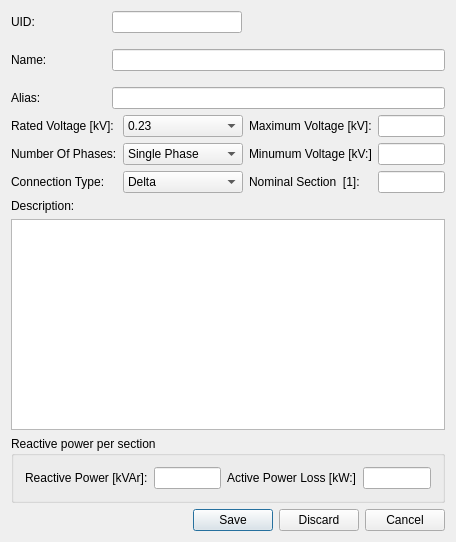
<?xml version="1.0" encoding="UTF-8"?>
<ui version="4.0">
 <class>Capacitor</class>
 <widget class="QDialog" name="Capacitor">
  <property name="geometry">
   <rect>
    <x>0</x>
    <y>0</y>
    <width>456</width>
    <height>542</height>
   </rect>
  </property>
  <property name="windowTitle">
   <string>Capacitor</string>
  </property>
  <layout class="QVBoxLayout" name="verticalLayout">
   <item>
    <layout class="QGridLayout" name="gridLayout">
     <property name="sizeConstraint">
      <enum>QLayout::SetDefaultConstraint</enum>
     </property>
     <property name="horizontalSpacing">
      <number>65</number>
     </property>
     <property name="verticalSpacing">
      <number>16</number>
     </property>
     <item row="1" column="0" colspan="2">
      <widget class="QLabel" name="capacitor_Name_label">
       <property name="text">
        <string>Name:</string>
       </property>
      </widget>
     </item>
     <item row="2" column="0" colspan="2">
      <widget class="QLabel" name="capacitor_Alias_label">
       <property name="text">
        <string>Alias:</string>
       </property>
      </widget>
     </item>
     <item row="0" column="0" colspan="2">
      <widget class="QLabel" name="capacitor_Id_label">
       <property name="text">
        <string>UID:</string>
       </property>
      </widget>
     </item>
     <item row="0" column="2">
      <widget class="QLineEdit" name="capacitorID_lineEdit">
       <property name="sizePolicy">
        <sizepolicy hsizetype="Fixed" vsizetype="Fixed">
         <horstretch>0</horstretch>
         <verstretch>0</verstretch>
        </sizepolicy>
       </property>
       <property name="maximumSize">
        <size>
         <width>130</width>
         <height>16777215</height>
        </size>
       </property>
       <property name="layoutDirection">
        <enum>Qt::LeftToRight</enum>
       </property>
       <property name="inputMethodHints">
        <set>Qt::ImhNone</set>
       </property>
       <property name="inputMask">
        <string/>
       </property>
       <property name="frame">
        <bool>true</bool>
       </property>
       <property name="echoMode">
        <enum>QLineEdit::Normal</enum>
       </property>
       <property name="dragEnabled">
        <bool>false</bool>
       </property>
       <property name="readOnly">
        <bool>false</bool>
       </property>
       <property name="clearButtonEnabled">
        <bool>false</bool>
       </property>
      </widget>
     </item>
     <item row="1" column="2">
      <widget class="QLineEdit" name="capacitorName_lineEdit">
       <property name="layoutDirection">
        <enum>Qt::RightToLeft</enum>
       </property>
      </widget>
     </item>
     <item row="2" column="2">
      <widget class="QLineEdit" name="capacitorAlias_lineEdit">
       <property name="layoutDirection">
        <enum>Qt::RightToLeft</enum>
       </property>
      </widget>
     </item>
    </layout>
   </item>
   <item>
    <layout class="QGridLayout" name="gridLayout_2">
     <item row="0" column="0">
      <widget class="QLabel" name="label_18">
       <property name="text">
        <string>Rated Voltage [kV]:</string>
       </property>
      </widget>
     </item>
     <item row="0" column="1">
      <widget class="QComboBox" name="capacitorRatedVoltage_comboBox">
       <property name="editable">
        <bool>false</bool>
       </property>
       <property name="currentText">
        <string>0.23</string>
       </property>
       <item>
        <property name="text">
         <string>0.23</string>
        </property>
       </item>
       <item>
        <property name="text">
         <string>0.40</string>
        </property>
       </item>
       <item>
        <property name="text">
         <string>0.42</string>
        </property>
       </item>
       <item>
        <property name="text">
         <string>0.52</string>
        </property>
       </item>
       <item>
        <property name="text">
         <string>3.00</string>
        </property>
       </item>
       <item>
        <property name="text">
         <string>6.00</string>
        </property>
       </item>
       <item>
        <property name="text">
         <string>6.30</string>
        </property>
       </item>
       <item>
        <property name="text">
         <string>10.00</string>
        </property>
       </item>
       <item>
        <property name="text">
         <string>10.38</string>
        </property>
       </item>
       <item>
        <property name="text">
         <string>10.50</string>
        </property>
       </item>
       <item>
        <property name="text">
         <string>11.00</string>
        </property>
       </item>
       <item>
        <property name="text">
         <string>13.00</string>
        </property>
       </item>
       <item>
        <property name="text">
         <string>20.00</string>
        </property>
       </item>
       <item>
        <property name="text">
         <string>20.50</string>
        </property>
       </item>
       <item>
        <property name="text">
         <string>33.00</string>
        </property>
       </item>
       <item>
        <property name="text">
         <string>35.00</string>
        </property>
       </item>
       <item>
        <property name="text">
         <string>36.75</string>
        </property>
       </item>
       <item>
        <property name="text">
         <string>66.00</string>
        </property>
       </item>
       <item>
        <property name="text">
         <string>110.00</string>
        </property>
       </item>
       <item>
        <property name="text">
         <string>132.00</string>
        </property>
       </item>
       <item>
        <property name="text">
         <string>220.00</string>
        </property>
       </item>
       <item>
        <property name="text">
         <string>400.00</string>
        </property>
       </item>
      </widget>
     </item>
     <item row="0" column="2">
      <widget class="QLabel" name="label_4">
       <property name="text">
        <string>Maximum Voltage [kV]:</string>
       </property>
      </widget>
     </item>
     <item row="0" column="3">
      <widget class="QLineEdit" name="capacitorMaxVoltage_lineEdit"/>
     </item>
     <item row="1" column="0">
      <widget class="QLabel" name="label_19">
       <property name="text">
        <string>Number Of Phases:</string>
       </property>
      </widget>
     </item>
     <item row="1" column="1">
      <widget class="QComboBox" name="capacitorNumberOfPhasescomboBox">
       <property name="duplicatesEnabled">
        <bool>false</bool>
       </property>
       <property name="frame">
        <bool>true</bool>
       </property>
       <item>
        <property name="text">
         <string>Single Phase</string>
        </property>
       </item>
       <item>
        <property name="text">
         <string>Two Phases</string>
        </property>
       </item>
       <item>
        <property name="text">
         <string>Three Phases</string>
        </property>
       </item>
      </widget>
     </item>
     <item row="1" column="2">
      <widget class="QLabel" name="label_5">
       <property name="text">
        <string>Minumum Voltage [kV:]</string>
       </property>
      </widget>
     </item>
     <item row="1" column="3">
      <widget class="QLineEdit" name="capacitorMinVoltage_lineEdit"/>
     </item>
     <item row="2" column="0">
      <widget class="QLabel" name="label_6">
       <property name="text">
        <string>Connection Type:</string>
       </property>
      </widget>
     </item>
     <item row="2" column="1">
      <widget class="QComboBox" name="capacitorConnectionType_comboBox">
       <item>
        <property name="text">
         <string>Delta</string>
        </property>
       </item>
       <item>
        <property name="text">
         <string>Wye</string>
        </property>
       </item>
       <item>
        <property name="text">
         <string>Autotransformer</string>
        </property>
       </item>
       <item>
        <property name="text">
         <string>Wye with ground</string>
        </property>
       </item>
       <item>
        <property name="text">
         <string>Zigzag</string>
        </property>
       </item>
      </widget>
     </item>
     <item row="2" column="2">
      <widget class="QLabel" name="label_7">
       <property name="text">
        <string>Nominal Section  [1]:</string>
       </property>
      </widget>
     </item>
     <item row="2" column="3">
      <widget class="QLineEdit" name="capacitorNominalSection_lineEdit"/>
     </item>
     <item row="3" column="0">
      <widget class="QLabel" name="label_8">
       <property name="text">
        <string>Description:</string>
       </property>
      </widget>
     </item>
     <item row="4" column="0" colspan="4">
      <widget class="QPlainTextEdit" name="capacitorDescription_plainTextEdit"/>
     </item>
    </layout>
   </item>
   <item>
    <widget class="QGroupBox" name="groupBox">
     <property name="title">
      <string>Reactive power per section</string>
     </property>
     <property name="flat">
      <bool>false</bool>
     </property>
     <property name="checkable">
      <bool>false</bool>
     </property>
     <layout class="QGridLayout" name="gridLayout_6">
      <item row="0" column="0" colspan="2">
       <layout class="QHBoxLayout" name="horizontalLayout">
        <item>
         <widget class="QLabel" name="label_9">
          <property name="text">
           <string>Reactive Power [kVAr]:</string>
          </property>
         </widget>
        </item>
        <item>
         <widget class="QLineEdit" name="capacitorReactivePower_lineEdit"/>
        </item>
        <item>
         <widget class="QLabel" name="label_10">
          <property name="text">
           <string>Active Power Loss [kW:]</string>
          </property>
         </widget>
        </item>
        <item>
         <widget class="QLineEdit" name="capacitorActivePowerLoss_lineEdit"/>
        </item>
       </layout>
      </item>
     </layout>
    </widget>
   </item>
   <item>
    <widget class="QDialogButtonBox" name="capacitor_buttonBox">
     <property name="orientation">
      <enum>Qt::Horizontal</enum>
     </property>
     <property name="standardButtons">
      <set>QDialogButtonBox::Cancel|QDialogButtonBox::Discard|QDialogButtonBox::Save</set>
     </property>
     <property name="centerButtons">
      <bool>false</bool>
     </property>
    </widget>
   </item>
  </layout>
 </widget>
 <layoutdefault spacing="6" margin="11"/>
 <resources/>
 <connections/>
</ui>
